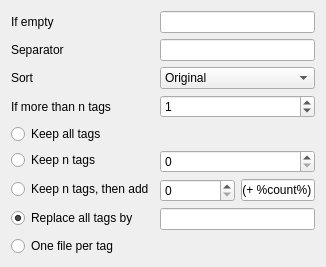
      <widget class="QWidget" name="page">
       <layout class="QFormLayout" name="formLayout_51">
        <item row="0" column="0">
         <widget class="QLabel" name="label_147">
          <property name="text">
           <string>If empty</string>
          </property>
         </widget>
        </item>
        <item row="0" column="1">
         <widget class="QLineEdit" name="lineMetasIfNone">
          <property name="text">
           <string/>
          </property>
         </widget>
        </item>
        <item row="1" column="0">
         <widget class="QLabel" name="label_146">
          <property name="text">
           <string>Separator</string>
          </property>
         </widget>
        </item>
        <item row="1" column="1">
         <widget class="QLineEdit" name="lineMetasSeparator">
          <property name="text">
           <string/>
          </property>
         </widget>
        </item>
        <item row="3" column="0">
         <widget class="QLabel" name="label_145">
          <property name="text">
           <string>If more than n tags</string>
          </property>
         </widget>
        </item>
        <item row="3" column="1">
         <widget class="QSpinBox" name="spinMetasMoreThanN">
          <property name="maximum">
           <number>100</number>
          </property>
          <property name="value">
           <number>1</number>
          </property>
         </widget>
        </item>
        <item row="4" column="0">
         <widget class="QRadioButton" name="radioMetasKeepAll">
          <property name="text">
           <string>Keep all tags</string>
          </property>
         </widget>
        </item>
        <item row="5" column="0">
         <widget class="QRadioButton" name="radioMetasKeepN">
          <property name="text">
           <string>Keep n tags</string>
          </property>
         </widget>
        </item>
        <item row="5" column="1">
         <widget class="QSpinBox" name="spinMetasKeepN"/>
        </item>
        <item row="6" column="0">
         <widget class="QRadioButton" name="radioMetasKeepNThenAdd">
          <property name="text">
           <string>Keep n tags, then add</string>
          </property>
         </widget>
        </item>
        <item row="6" column="1">
         <layout class="QHBoxLayout" name="horizontalLayout_29" stretch="1,1">
          <item>
           <widget class="QSpinBox" name="spinMetasKeepNThenAdd"/>
          </item>
          <item>
           <widget class="QLineEdit" name="lineMetasKeepNThenAdd">
            <property name="text">
             <string notr="true"> (+ %count%)</string>
            </property>
           </widget>
          </item>
         </layout>
        </item>
        <item row="7" column="0">
         <widget class="QRadioButton" name="radioMetasReplaceAll">
          <property name="text">
           <string>Replace all tags by</string>
          </property>
          <property name="checked">
           <bool>true</bool>
          </property>
         </widget>
        </item>
        <item row="7" column="1">
         <widget class="QLineEdit" name="lineMetasReplaceAll">
          <property name="text">
           <string/>
          </property>
         </widget>
        </item>
        <item row="8" column="0">
         <widget class="QRadioButton" name="radioMetasMultiple">
          <property name="text">
           <string>One file per tag</string>
          </property>
         </widget>
        </item>
        <item row="2" column="0">
         <widget class="QLabel" name="label_30">
          <property name="text">
           <string>Sort</string>
          </property>
         </widget>
        </item>
        <item row="2" column="1">
         <widget class="QComboBox" name="comboMetasSort">
          <item>
           <property name="text">
            <string>Original</string>
           </property>
          </item>
          <item>
           <property name="text">
            <string>Name</string>
           </property>
          </item>
         </widget>
        </item>
       </layout>
      </widget>
